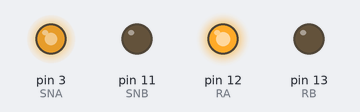
The sketch below on a simulated Arduino Uno, built with avr-gcc and run on an emulated ATmega328P. On the bench: output pins drawn as LEDs (lit = HIGH).

Above: at 0.1 s.
At 9.1 s:
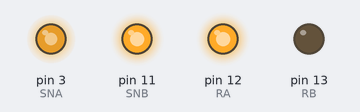
At 21.1 s:
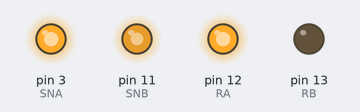
At 35.1 s:
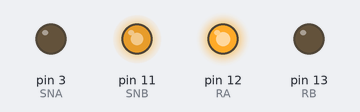
Timing chart, 0 to 36.6 s (numbered marks = the images above):
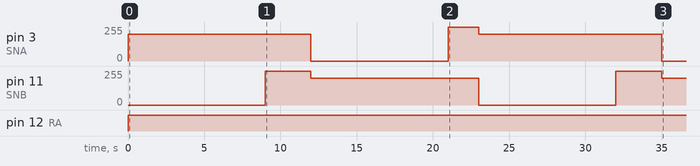

Measured:
- by itself, pin 3 (SNA): 0/255 → 200/255 at 0.00 s, → 0/255 12.0 s later, → 255/255 9.0 s later, → 200/255 2.0 s later, … (5 changes in this stretch)
- by itself, pin 11 (SNB): 0/255 → 255/255 at 9.0 s, → 200/255 3.0 s later, → 0/255 11.0 s later, → 255/255 9.0 s later, … (5 changes in this stretch)
- by itself, pin 12 (RA): LOW → HIGH at 0.00 s

The sketch:

Drive.ino
```cpp
#define SNA 3
#define RA 12
#define SNB 11
#define RB 13
unsigned long currentMillis;

void driveR(int factor){ //factor moet tussen .8 en 1 liggen omdat de standaarwaarde 200 gekozen is (anders zou hij naar verkeerde richting draaien)
  currentMillis = millis();
  digitalWrite(RA,HIGH);
  digitalWrite(RB,LOW);
  while(millis() - currentMillis <= 2000){
  analogWrite(SNA,255*factor);
  analogWrite(SNB,200);
   }
  }

void driveL(int factor){
  currentMillis = millis();
  digitalWrite(RA,HIGH);
  digitalWrite(RB,LOW);
  while(millis() - currentMillis <= 2000){
  analogWrite(SNA,200);
  analogWrite(SNB,255*factor);
   }
  }

void driveF(int factor){
  currentMillis = millis();
  digitalWrite(RA,HIGH);
  digitalWrite(RB,LOW);
  while(millis() - currentMillis <= 2000){
  analogWrite(SNA,255*factor);
  analogWrite(SNB,255*factor);
   }
  }

void driveB(int factor){
  currentMillis = millis();
  digitalWrite(RA,LOW);
  digitalWrite(RB,HIGH);
  while(millis() - currentMillis <= 2000){
  analogWrite(SNA,255*factor);
  analogWrite(SNB,255*factor);
   }
  }

void setup() {
  pinMode(SNA,OUTPUT);
  pinMode(RA,OUTPUT);
  pinMode(SNB,OUTPUT);
  pinMode(RB,OUTPUT);

}

void loop() { //testen van de factor van .8 naar 1 (trail and error)
  driveL(0.8);
  delay(1000);
  driveL(0.85);
  delay(1000);
  driveL(0.9);
  delay(1000);
  driveL(1);

  delay(1000);

  driveR(0.8);
  delay(1000);
  driveR(0.85);
  delay(1000);
  driveR(0.9);
  delay(1000);
  driveR(1);

}
```
